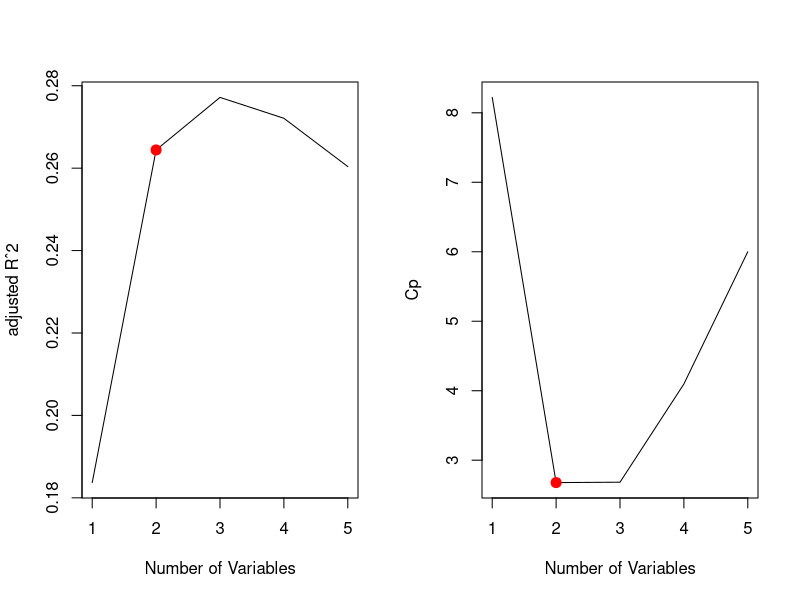
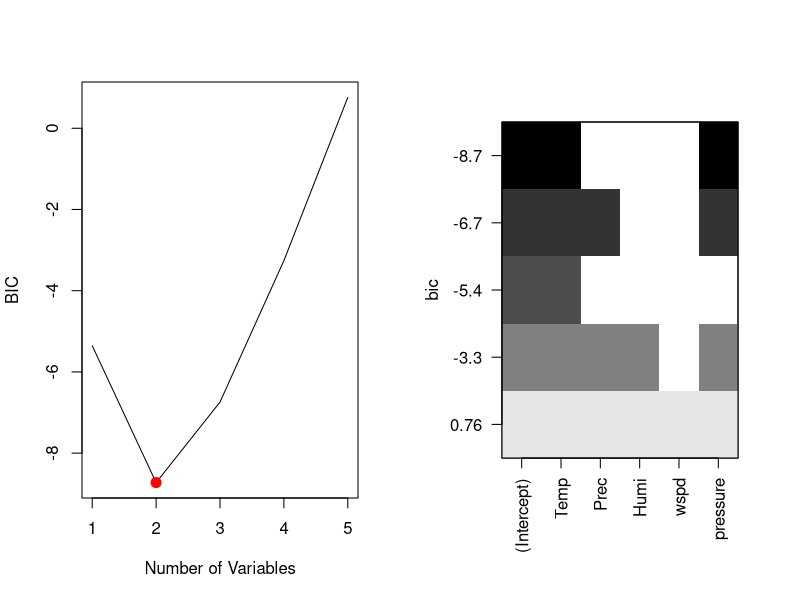

Write the R code that produced these figures, in order. (Note: this script raises an error after producing the figures.)
## ---- chunk 1
knitr::opts_chunk$set(echo = TRUE)
## ---- chunk 2
df1 = read.csv("../../data/washington/washington_clean_combined.csv")
df1 = df1[-2]
set.seed(54567)
test = sample(c(1:77), 15, replace = F)
df_test = df1[df1$X %in% test,]
df_train = df1[!(df1$X %in% df_test$X),]
df_test = df_test[-1]
df_train = df_train[-1]
## ---- chunk 3
mod1 = lm(bloom_doy ~ ., data = df_train)
test_predicted = round(predict.lm(mod1, newdata = df_test))
test_real = df_test["bloom_doy"]
residual = abs(test_predicted - test_real)
len = length(residual$bloom_doy)
accNum = length(residual$bloom_doy[residual$bloom_doy <= 4] )
accuracy = accNum / len; accuracy
## ---- chunk 4
library(caret)
library(leaps)
library(tidyverse)

mod2 = regsubsets(bloom_doy ~ ., data = df_train, nvmax = 5)
summary(mod2)

draw <- function(reg.summary, regfit){
  par(mfrow=c(1,2))
  plot(reg.summary$adjr2,xlab="Number of Variables",ylab="adjusted Rˆ2",type="l") 
  best.mod.ind = which.min(reg.summary$cp) # which size of model gives the best Cp?
  points(best.mod.ind,reg.summary$adjr2[best.mod.ind], col="red",cex=2,pch=20)
  plot(reg.summary$cp,xlab="Number of Variables",ylab="Cp",type="l")
  points(best.mod.ind,reg.summary$cp[best.mod.ind], col="red",cex=2,pch=20)
  plot(reg.summary$bic,xlab="Number of Variables",ylab="BIC",type="l")
  points(best.mod.ind,reg.summary$bic[best.mod.ind], col="red",cex=2,pch=20)
  plot(regfit,scale="bic")
  coef(regfit,best.mod.ind)
}
draw(summary(mod2), mod2)
## ---- chunk 5
predict.regsubsets <- function(object, newdata, id, ...) {
  form <- as.formula(object[["call"]][[2]])
  mat <- model.matrix(form, newdata)
  coefi <- coef(object, id = id)
  xvars <- names(coefi)
  # Matrix
  pred_mat <- mat[, xvars] %*% coefi
  # Vector
  pred <- as.numeric(pred_mat)
  names(pred) <- rownames(mat)
  pred
}

subPred = predict(mod2, newdata = df_test, 3)
resSub = abs(subPred - test_real)
accNum = length(which(resSub <= 4))
accSub = accNum / len; accSub
